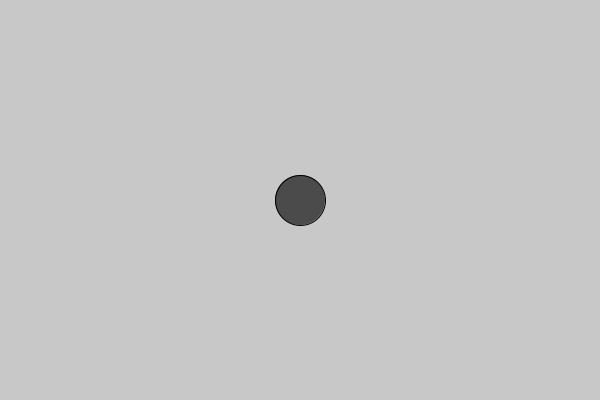
Frame 1 (no input)
Frame 60 (the mouse pressed at the canvas centre just before this capture): identical to frame 1, image omitted
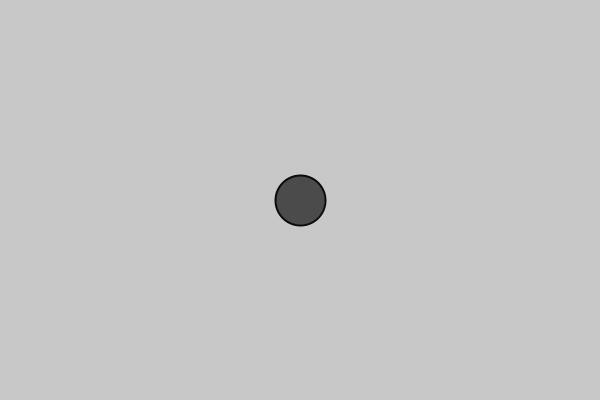
Frame 120 (the mouse held since frame 60 and released just before this capture)

The Processing sketch that drew these frames (run headless with seeded random() and noise(); from frame 60 on, the mouse is pressed at the canvas centre):

// Processing sketch: particle_system_mouse_with_repeller
// ── particle_system_mouse_with_repeller.pde

ArrayList<ParticleSystem> ps = new ArrayList<ParticleSystem>();
Repeller repeller; 

void setup() {
  size(600, 400);
  repeller = new Repeller();
}

void draw() {
  background(200);
  //noStroke();
  //fill(200, 2);
  //rect(0, 0, width, height);

  if (mousePressed) {
    ps.add(new ParticleSystem(mouseX, mouseY));
  }
  
   repeller.display();

  for (int i = 0; i < ps.size(); i++) {

    ParticleSystem p = ps.get(i);
    p.run();
  }
}

// ── particle.pde


class Particle {
 
  PVector loc;
  PVector velocity;
  PVector acc;
  float life;
  float mass; 
  
  Particle(float mX, float mY) {
   loc = new PVector(mX, mY);
   velocity = new PVector(random(-1, 1), random(-1, 1));
   acc = new PVector(0, 0);
   life = 255;
   mass = 1;
  }
  
  void run() {
   update();
   display();
  }
  
  void update() {
   velocity.add(acc);
   loc.add(velocity);
   acc.mult(0);
   life += -2;
  }
  
  void display() {
    strokeWeight(2);
    stroke(10, life);
    fill(150, life);
    ellipse(loc.x, loc.y, 10, 10);
  }
  
  void applyForce(PVector force) {
    PVector f = force.get();
    acc.add(f);
  }
  
  
  
}

// ── particle_system.pde


class ParticleSystem {

  ArrayList<Particle> particles;
  PVector origin;

  ParticleSystem(float mX, float mY) {
    particles = new ArrayList<Particle>();
    origin = new PVector(mX, mY);
  }

  void run() {
    //PVector gravity = new PVector(0, 0.05);

    particles.add(new Particle(origin.x, origin.y));

    for (int i = particles.size() - 1; i > 0; i--) {

      Particle p = particles.get(i);
      PVector a = repeller.attract(p);
      p.applyForce(a);
      //p.applyForce(gravity);
      p.run();

      if (p.life <= 0) {
        particles.remove(i);
      }
    }
  }
}

// ── repeller.pde

class Repeller {
 PVector location;
 float mass;
 float g;
  
  Repeller() {
    location = new PVector(width/2, height/2);
    mass = 10;
    g = 0.003;
  }
  
  void display() {
   fill(75);
   ellipse(location.x, location.y, mass*5, mass*5);
  }
  
  PVector attract(Particle particle) {
    PVector dist = PVector.sub(location, particle.loc);
    float mag = dist.mag();
    //mag = constrain(mag, 2, 10);
    dist.normalize();
    float m = (g * mass * particle.mass) / mag * mag;
    dist.mult(-m);
    return dist;
  }
  
}
